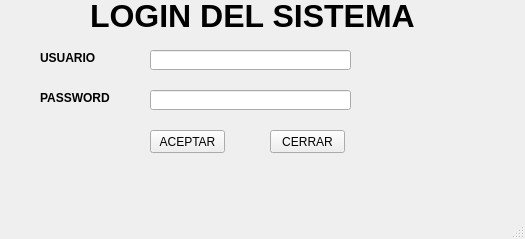
<?xml version="1.0" encoding="UTF-8"?>
<ui version="4.0">
 <class>MainWindow</class>
 <widget class="QMainWindow" name="MainWindow">
  <property name="geometry">
   <rect>
    <x>0</x>
    <y>0</y>
    <width>525</width>
    <height>239</height>
   </rect>
  </property>
  <property name="windowTitle">
   <string>MainWindow</string>
  </property>
  <widget class="QWidget" name="centralwidget">
   <widget class="QLabel" name="label">
    <property name="geometry">
     <rect>
      <x>90</x>
      <y>0</y>
      <width>341</width>
      <height>31</height>
     </rect>
    </property>
    <property name="font">
     <font>
      <pointsize>24</pointsize>
      <weight>75</weight>
      <bold>true</bold>
     </font>
    </property>
    <property name="text">
     <string>LOGIN DEL SISTEMA</string>
    </property>
   </widget>
   <widget class="QLabel" name="label_2">
    <property name="geometry">
     <rect>
      <x>40</x>
      <y>50</y>
      <width>61</width>
      <height>16</height>
     </rect>
    </property>
    <property name="font">
     <font>
      <weight>75</weight>
      <bold>true</bold>
     </font>
    </property>
    <property name="text">
     <string>USUARIO</string>
    </property>
   </widget>
   <widget class="QLabel" name="label_3">
    <property name="geometry">
     <rect>
      <x>40</x>
      <y>90</y>
      <width>71</width>
      <height>16</height>
     </rect>
    </property>
    <property name="font">
     <font>
      <weight>75</weight>
      <bold>true</bold>
     </font>
    </property>
    <property name="text">
     <string>PASSWORD</string>
    </property>
   </widget>
   <widget class="QLineEdit" name="txt_usu">
    <property name="geometry">
     <rect>
      <x>150</x>
      <y>50</y>
      <width>201</width>
      <height>20</height>
     </rect>
    </property>
   </widget>
   <widget class="QLineEdit" name="txt_pas">
    <property name="geometry">
     <rect>
      <x>150</x>
      <y>90</y>
      <width>201</width>
      <height>20</height>
     </rect>
    </property>
   </widget>
   <widget class="QPushButton" name="btn_aceptar">
    <property name="geometry">
     <rect>
      <x>150</x>
      <y>130</y>
      <width>75</width>
      <height>23</height>
     </rect>
    </property>
    <property name="text">
     <string>ACEPTAR</string>
    </property>
   </widget>
   <widget class="QPushButton" name="btn_cerrar">
    <property name="geometry">
     <rect>
      <x>270</x>
      <y>130</y>
      <width>75</width>
      <height>23</height>
     </rect>
    </property>
    <property name="text">
     <string>CERRAR</string>
    </property>
   </widget>
  </widget>
  <widget class="QMenuBar" name="menubar">
   <property name="geometry">
    <rect>
     <x>0</x>
     <y>0</y>
     <width>525</width>
     <height>21</height>
    </rect>
   </property>
  </widget>
  <widget class="QStatusBar" name="statusbar"/>
 </widget>
 <resources/>
 <connections/>
</ui>
